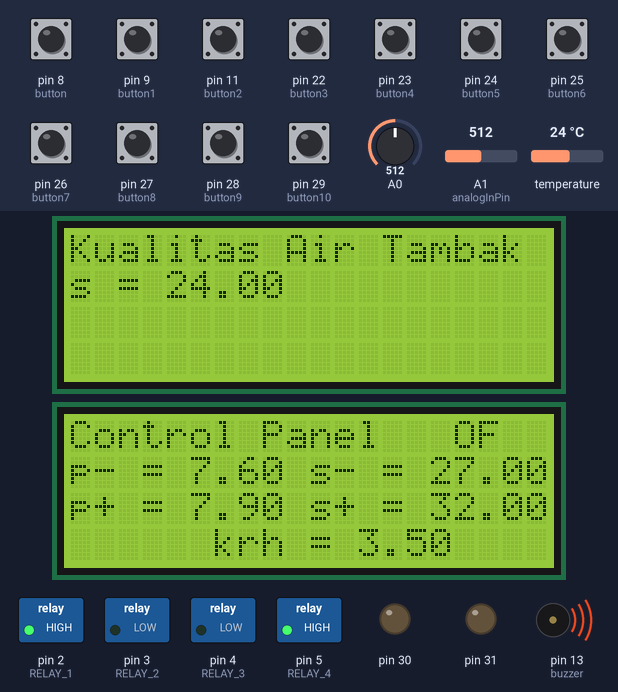
Simulated run of this sketch. Board: Arduino Mega 2560, built with avr-gcc and run on an emulated ATmega2560. On the bench: 2 × 20×4 character LCD, switched loads named in the sketch (green lamp = pin HIGH), output pins drawn as LEDs (lit = HIGH), buzzer (waves = sounding, pin HIGH). The inputs (shaded band) are chosen by the test bench; at power-on: pin 8 (button), pin 9 (button1), pin 11 (button2), pin 22 (button3), pin 23 (button4), pin 24 (button5), pin 25 (button6), pin 26 (button7), pin 27 (button8), pin 28 (button9), pin 29 (button10) HIGH, temperature 24 °C, A0 = 512, A1 (analogInPin) = 512. WiFi joins after 1.5 s; servers stay silent unless stated; what the sketch prints to the serial monitor is not drawn.

Above: at 6.24 s.
6.5 s: temperature set to 26.3 °C
At 11.39 s:
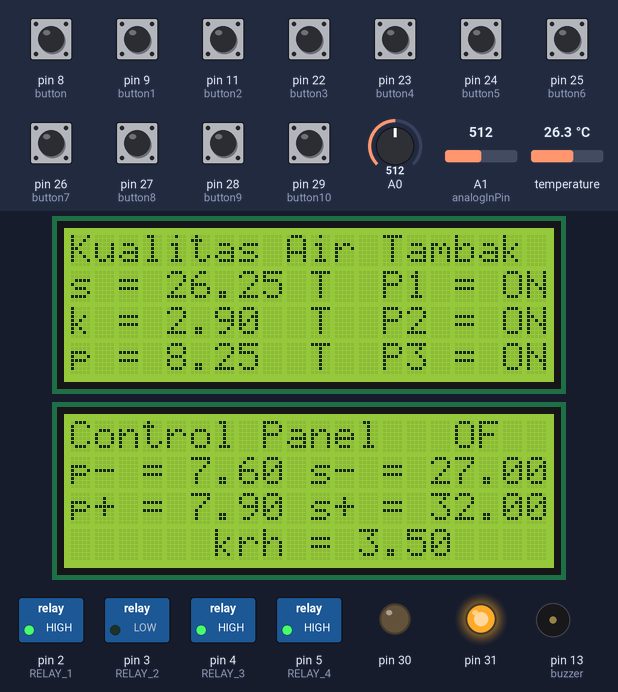
11.5 s: temperature set to 27.8 °C
At 16.5 s:
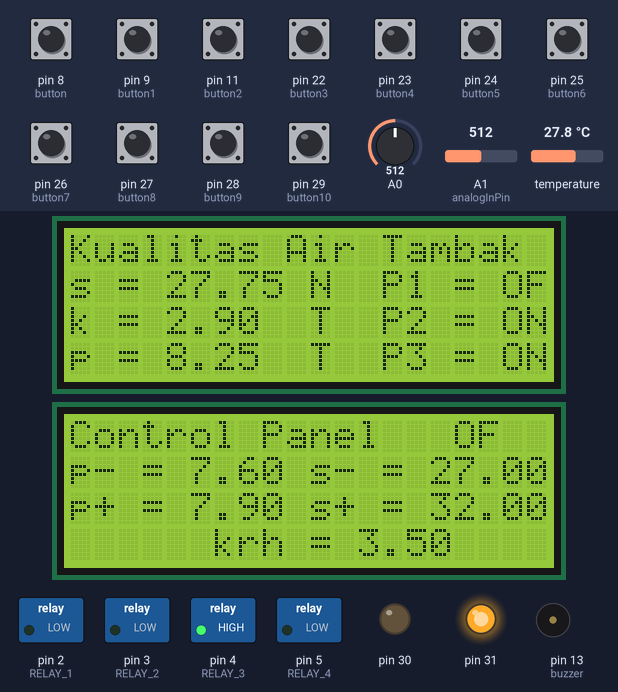
16.7 s: A0 set to 619
At 17.73 s:
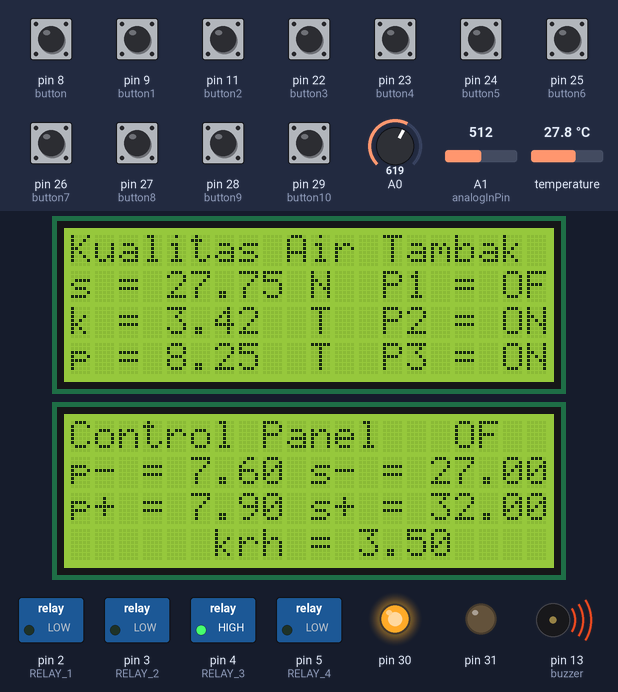
18.9 s: A0 set to 653
At 22.4 s:
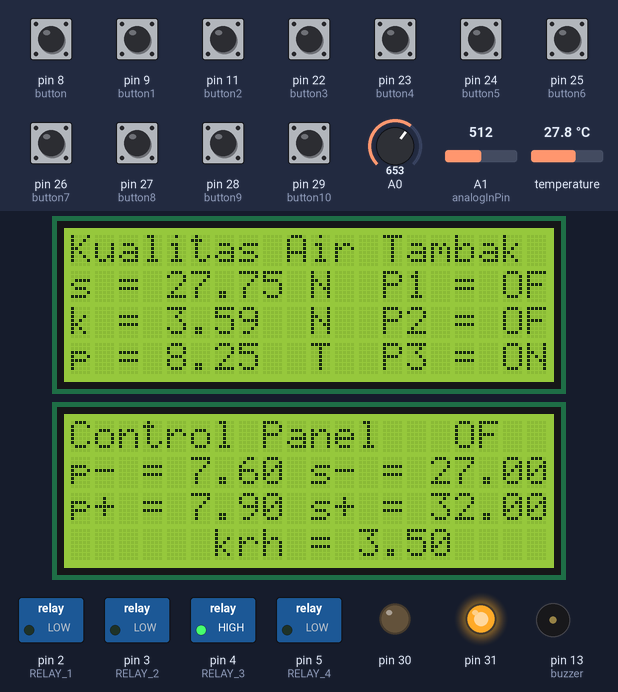
22.6 s: pin 8 (button) pulled LOW for 0.45 s
At 24.16 s:
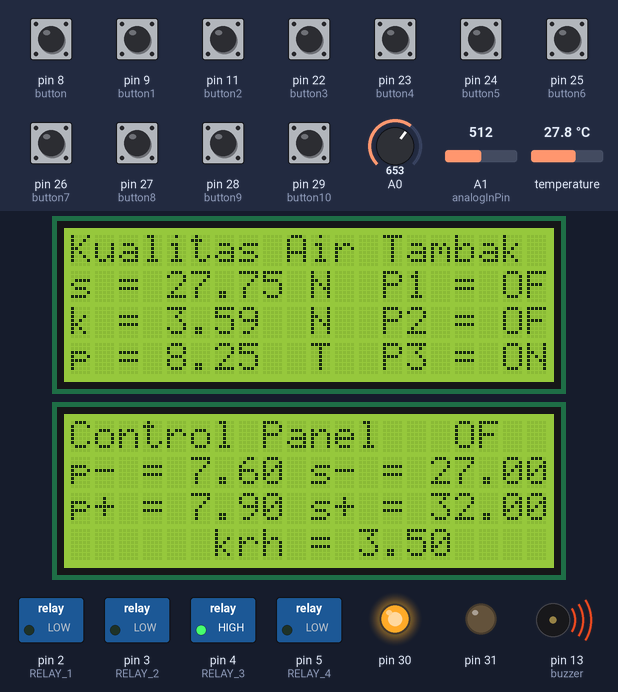
24.5 s: temperature set to 12 °C
At 29.9 s:
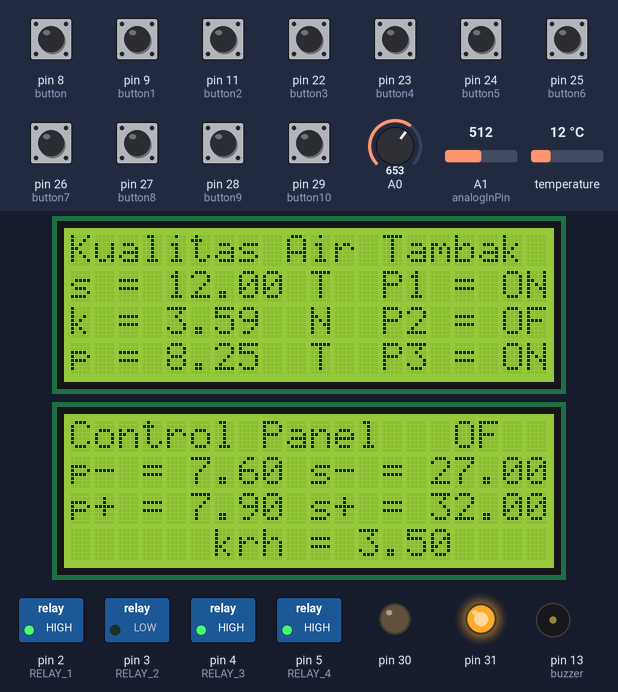
Timing chart, 0 to 30.2 s (numbered marks = the images above; inputs shaded):
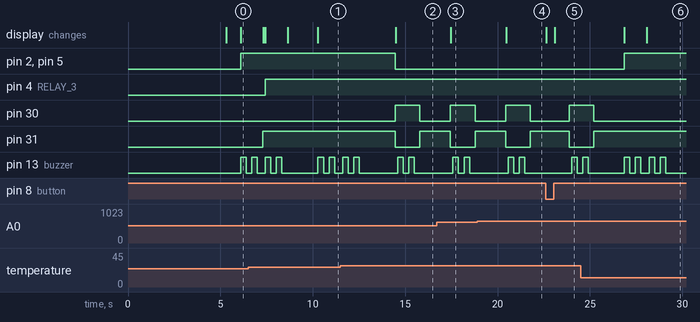

Measured:
- the behaviour switches between 26.9 and 27 °C on temperature (found by bisection; images 1 and 2)
- the behaviour switches between 634 and 635 on A0 (found by bisection; images 3 and 4)
- after the input at 11.5 s, pin 2 (RELAY_1), pin 5 (RELAY_4): HIGH → LOW after 3.0 s; pin 30: LOW → HIGH after 3.0 s, → LOW 1.3 s later; pin 31: HIGH → LOW after 3.0 s, → HIGH 1.3 s later; the display: changes after 3.0 s (image 2)
- after the input at 16.7 s, the display: changes after 0.78 s (image 3)
- after the input at 18.9 s, the display: changes after 1.6 s (image 4)
- after the input at 22.6 s, pin 30: LOW → HIGH after 1.3 s instead of 0.82 s; pin 31: HIGH → LOW after 1.3 s instead of 0.82 s; the display: first changes at once (image 5 shows a later state)
- after the input at 24.5 s, pin 2 (RELAY_1), pin 5 (RELAY_4): LOW → HIGH after 2.4 s; pin 30: goes on until 25.2 s, then stays LOW; pin 31: goes on until 25.2 s, then stays HIGH; the display: first changes after 2.4 s (image 6 shows a later state)

The sketch:

paket_kompilit_modif7.ino
```cpp
#include <SPI.h>
#include <OneWire.h>
#include <DallasTemperature.h>
#include <LiquidCrystal_I2C.h>
#include <Ethernet.h>
LiquidCrystal_I2C lcd(0x27,20,4);
LiquidCrystal_I2C lcd1(0x23,20,4);

byte mac[] = {0xDE, 0xAD, 0xBE, 0xEF, 0xFE, 0xED };
IPAddress ip(192,168,10,2);
char server[] = "192.168.10.1";
EthernetClient client;


//define relay
#define RELAY_ON 0 //relay off
#define RELAY_OFF 1 //relay on
#define RELAY_1  2   // pin yang digunakan yaitu pin 2
#define RELAY_2  3   // pin yang digunakan yaitu pin 3
#define RELAY_3  4   // pin yang digunakan yaitu pin 4
#define RELAY_4  5   // pin yang digunakan yaitu pin 5

//define ph
const int analogInPin = A1;
int sensorValue = 0;
unsigned long int avgValue;
float b;
int buf[10],temp;


//untuk buzzer
const int buzzer=13;


//untuk suhu
int temp_sensor = 6;
float temperature = 0;    //Variable to store the temperature in
float lowerLimit = 27.0;      //define the lower threshold for the temperature
float upperLimit = 32.0;      //define the upper threshold for the temperature

//untuk ph
float minph = 7.6;
float maxph = 7.9;
float pHValue=0;

//untuk kekeruhan
float voltage1 = 0;
float keruh=3.5;

OneWire ourWire(temp_sensor);
DallasTemperature sensors(&ourWire);
long previousMillis = 0;
long interval = 1000;
int button = 8;
int button1 = 9;
int button2 = 11;
int button3 = 22;
int button4 = 23;
int button5 = 24;
int button6 = 25;
int button7 = 26;
int button8 = 27;
int button9 = 28;
int button10 = 29;


void setup()
{
sensors.begin();
//untuk lcd
lcd.init();                      // initialize the lcd
lcd1.init();
lcd.backlight();
lcd1.backlight();
lcd1.setCursor(4,1);
lcd1.print("FAHRUL RIZAL");
lcd1.setCursor(5,2);
lcd1.print("1415051066");
lcd.setCursor(0,0);
lcd.print("PROTOTIPE MONITORING");
lcd.setCursor(0,1);
lcd.print("KUALITAS AIR TAMBAK");
lcd.setCursor(3,2);
lcd.print("IKAN KERAPU");
lcd.setCursor(1,3);
lcd.print("BERBASIS ARDUINO");
delay(5000);
lcd.clear();
lcd1.clear();

Serial.begin(9600);

pinMode(RELAY_1, OUTPUT);
digitalWrite(RELAY_1, RELAY_ON);
pinMode(RELAY_2, OUTPUT);
digitalWrite(RELAY_2, RELAY_ON);
pinMode(RELAY_3, OUTPUT);
digitalWrite(RELAY_3, RELAY_ON);
pinMode(RELAY_4, OUTPUT);
digitalWrite(RELAY_4, RELAY_ON);
//delay(1000);
Ethernet.begin(mac, ip);
lcd.setCursor(0,0);
lcd.print("Kualitas Air Tambak");
//lcd.setCursor(12,1);
//lcd.print("|");
//lcd.setCursor(12,2);
//lcd.print("|");
//lcd.setCursor(12,3);
//lcd.print("|");
//lcd1.setCursor(2,0);
lcd1.print("Control Panel");
//buzzzer
pinMode(buzzer, OUTPUT);
//tombol
pinMode(button, INPUT);
digitalWrite(button, HIGH);
pinMode(button1, INPUT);
digitalWrite(button1, HIGH);
pinMode(button2, INPUT);
digitalWrite(button2, HIGH);
pinMode(button3, INPUT);
digitalWrite(button3, HIGH);
pinMode(button4, INPUT);
digitalWrite(button4, HIGH);
pinMode(button5, INPUT);
digitalWrite(button5, HIGH);
pinMode(button6, INPUT);
digitalWrite(button6, HIGH);
pinMode(button7, INPUT);
digitalWrite(button7, HIGH);
pinMode(button8, INPUT);
digitalWrite(button8, HIGH);
pinMode(button9, INPUT);
digitalWrite(button9, HIGH);
pinMode(button10, INPUT);
digitalWrite(button10, HIGH);
//led
pinMode(30, OUTPUT);
pinMode(31, OUTPUT);
}


void loop(){
  lcd1.setCursor (0,1);
  lcd1.print("p- = ");
  lcd1.setCursor (5,1);
  lcd1.print(minph);
  lcd1.setCursor (0,2);
  lcd1.print("p+ = ");
  lcd1.setCursor (5,2);
  lcd1.print(maxph);
  lcd1.setCursor (10,1);
  lcd1.print("s- = ");
  lcd1.setCursor (15,1);
  lcd1.print(lowerLimit);
  lcd1.setCursor (10,2);
  lcd1.print("s+ = ");
  lcd1.setCursor (15,2);
  lcd1.print(upperLimit);
  lcd1.setCursor (6,3);
  lcd1.print("krh = ");
  lcd1.setCursor (12,3);
  lcd1.print(keruh);

  if (digitalRead(button)==LOW){
//  digitalWrite(30, LOW);
//  digitalWrite(31, HIGH);
  lcd1.setCursor(16,0);
  lcd1.print("ON");
  gantidata();
  }else if (digitalRead(button)==HIGH){
//  digitalWrite(31, LOW);
//  digitalWrite(30, HIGH);
  lcd1.setCursor(16,0);
  lcd1.print("OF");
  suhu();
  krh();
  ph();
  kirimdata();
  }
}


void notiftombol(){
  digitalWrite(buzzer,HIGH);
  delay(300);
  digitalWrite(buzzer,LOW);
  delay(300);
  digitalWrite(buzzer,HIGH);
  delay(300);
  digitalWrite(buzzer,LOW);
  delay(300);
  }

void gantidata(){
   if (digitalRead(button1)==LOW){
      lowerLimit = lowerLimit - 0.1;
      delay(100);
   }
   if (digitalRead(button2)==LOW){
      lowerLimit = lowerLimit + 0.1;
      delay(100);
   }
   if (digitalRead(button3)==LOW){
      upperLimit = upperLimit - 0.1;
      delay(100);
   }
   if (digitalRead(button4)==LOW){
      upperLimit = upperLimit + 0.1;
      delay(100);
   }
   if (digitalRead(button5)==LOW){
      minph = minph - 0.1;
      delay(100);
   }
   if (digitalRead(button6)==LOW){
      minph = minph + 0.1;
      delay(100);
   }
   if (digitalRead(button7)==LOW){
      maxph = maxph - 0.1;
      delay(100);
   }
   if (digitalRead(button8)==LOW){
      maxph = maxph + 0.1;
      delay(100);
   }
   if (digitalRead(button9)==LOW){
      keruh = keruh - 0.1;
      delay(100);
   }
   if (digitalRead(button10)==LOW){
      keruh = keruh + 0.1;
      delay(100);
   }
 }

void suhu(){
  sensors.requestTemperatures();
  temperature = sensors.getTempCByIndex(0);
  lcd.setCursor(0,1);
  lcd.print("s = ");
  Serial.print("Temperature is ");
  Serial.print(temperature);
  lcd.print(temperature);
  //aksi suhu
  if(temperature < lowerLimit){
  digitalWrite(RELAY_1, RELAY_OFF);
  digitalWrite(RELAY_4, RELAY_OFF);
  notiftombol();
  digitalWrite(30, LOW);
  digitalWrite(31, HIGH);
  lcd.setCursor(10,1);
  lcd.print("T");
  lcd.setCursor(13,1);
  lcd.print("P1 = ON");
  }else
  if(temperature >= lowerLimit && temperature <= upperLimit){
  digitalWrite(RELAY_1, RELAY_ON);
  digitalWrite(RELAY_4, RELAY_ON);
  digitalWrite(31, LOW);
  digitalWrite(30, HIGH);
  lcd.setCursor(10,1);
  lcd.print("N");
  lcd.setCursor(13,1);
  lcd.print("P1 = OF");
  }else
  if(temperature > upperLimit){
  digitalWrite(RELAY_1, RELAY_OFF);
  digitalWrite(RELAY_4, RELAY_OFF);
  digitalWrite(30, LOW);
  digitalWrite(31, HIGH);
  lcd.setCursor(10,1);
  lcd.print("T");
  lcd.setCursor(13,1);
  lcd.print("P1 = ON");
  }
}

void krh(){
  //cek kondisi kekeruhan
  int sensorValue = analogRead(A0);// read the input on analog pin 0:
  float voltage1 = sensorValue * (5.0 / 1024.0)+0.4; // Convert the analog reading (which goes from 0 - 1023) to a voltage (0 - 5V):
  lcd.setCursor(0,2);
  lcd.print("k = ");
  lcd.print(voltage1);
  //penentuan aksi kekeruhan
  if(voltage1 < keruh){
//  digitalWrite(RELAY_2, RELAY_OFF);
//  notiftombol();
//  digitalWrite(30, LOW);
//  digitalWrite(31, HIGH);
  lcd.setCursor(10,2);
  lcd.print("T");
  lcd.setCursor(13,2);
  lcd.print("P2 = ON");
  }else {
//  digitalWrite(RELAY_2, RELAY_ON);
//  digitalWrite(31, LOW);
//  digitalWrite(30, HIGH);
  lcd.setCursor(10,2);
  lcd.print("N");
  lcd.setCursor(13,2);
  lcd.print("P2 = OF");
 }
}

void ph() {
  //cek kondisi ph
    for(int i=0;i<10;i++) {
    buf[i]=analogRead(analogInPin);
    delay(10);}
     for(int i=0;i<9;i++){
       for(int j=i+1;j<10;j++){
         if(buf[i]>buf[j]){
           temp=buf[i];
           buf[i]=buf[j];
           buf[j]=temp;
           }
        }
    }
    avgValue=0;
    for(int i=2;i<8;i++)
    avgValue+=buf[i];
    float pHVol=(float)avgValue*5.0/1024/6;
    pHValue = pHVol+5.75;

   //cetak di lcd
   lcd.setCursor(0,3);
   lcd.print("p = ");
   lcd.print(pHValue);
   //penentuan aksi pH
   if(pHValue < minph && voltage1 < keruh ){
   digitalWrite(RELAY_3, RELAY_OFF);
   notiftombol();
   digitalWrite(30, LOW);
   digitalWrite(31, HIGH);
   lcd.setCursor(10,3);
   lcd.print("T");
   lcd.setCursor(13,3);
   lcd.print("P3 = ON");
   }else
   if(pHValue >= minph && pHValue <= maxph && voltage1 >= keruh ){
   digitalWrite(RELAY_3, RELAY_ON);
   digitalWrite(31, LOW);
   digitalWrite(30, HIGH);
   lcd.setCursor(10,3);
   lcd.print("N");
   lcd.setCursor(13,3);
   lcd.print("P3 = OF");
   }else
   if(temperature > maxph){
   digitalWrite(RELAY_3, RELAY_OFF);
   notiftombol();
   digitalWrite(30, LOW);
   digitalWrite(31, HIGH);
   lcd.setCursor(10,3);
   lcd.print("T");
   lcd.setCursor(13,3);
   lcd.print("P3 = ON");
  }
}


void notifled(){


  }

void kirimdata(){
  if (client.connect(server, 80)){
  //kirimdatasuhu
  client.connect(server, 80);
  client.print("POST /data/write_data_suhu.php?value=");
  client.print(temperature);
  client.println();
  client.println(" HTTP/1.1");
  client.println("Host: 192.168.10.1");
  client.println("Connection: close");
  client.stop();
  // //kirimdataph
  client.connect(server, 80);
  client.print("POST /data/write_data_ph.php?value=");
  client.print(pHValue);
  client.println();
  client.println(" HTTP/1.1");
  client.println("Host: 192.168.10.1");
  client.println("Connection: close");
  client.stop();
  //kirimdatakeruh
  client.connect(server, 80);
  client.print("POST /data/write_data_kekeruhan.php?value=");
  client.print(keruh);
  client.println();
  client.println(" HTTP/1.1");
  client.println("Host: 192.168.10.1");
  client.println("Connection: close");
  client.stop();
  }else{Serial.print(" ");}
}
```
